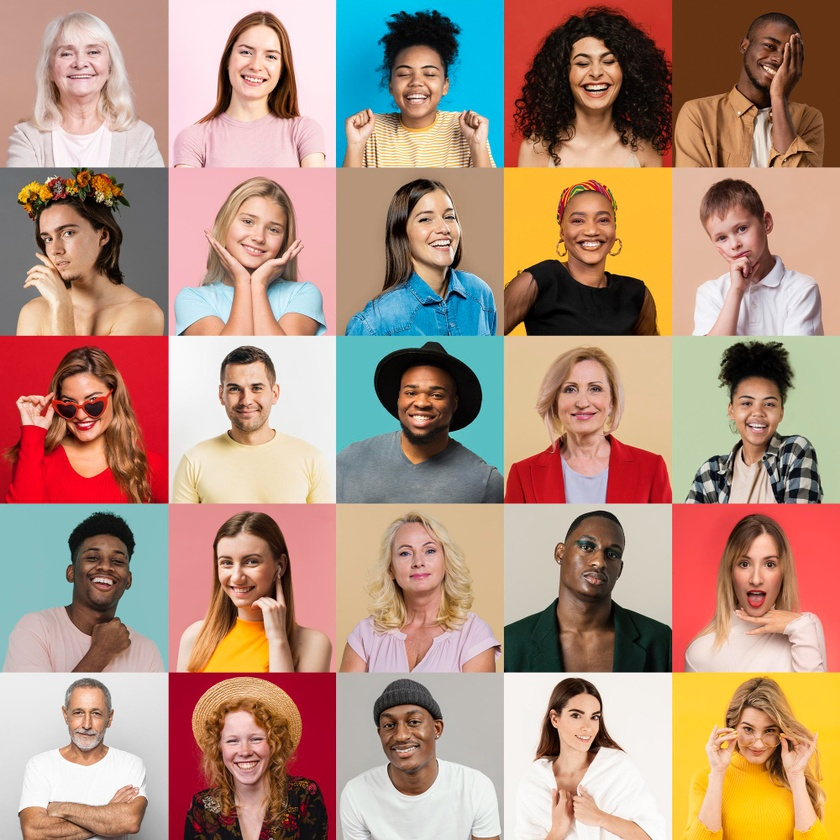
#> input picture disciplinas/engenharia-preparacao-visualizacao-dados/dados/imagens/muitos.jpg, 840 x 840 px, shrunk from 1000 x 1000 before the run, found by its file name
$ jupyter execute --allow-errors processamento-de-imagem.ipynb
#> lines starting #> are read from the running program, lines starting #| are printed output that depends on the picture; after the words box and inside, x2 and y2 are one past the last pixel; in counts of white or black regions, pixels touching at a corner belong together
[](https://colab.research.google.com/github/wellingtonmnf/pos-graduacao-ia-ciencia-dados/blob/main/disciplinas/engenharia-preparacao-visualizacao-dados/notebooks/processamento-de-imagem.ipynb)

## Preparação dos arquivos

Execute a célula seguinte antes do exemplo. Ela localiza este checkout ou o obtém do GitHub em uma sessão Colab. Atualize clones antigos; mudanças locais ficam disponíveis pelo clone após a publicação. `DATA_DIR` aponta para a pasta de dados da disciplina.

As imagens fornecidas ficam em `dados/imagens/`. A execução grava `todos.jpg` em `resultados/`, sem sobrescrever as entradas.

As saídas já salvas são registros acadêmicos e não foram recalculadas nesta atualização.

As figuras de imagem usam 10 × 10 polegadas a 100 DPI; o histograma usa 8 × 4 polegadas a 100 DPI. Os arquivos de entrada mantêm suas dimensões originais. As figuras salvas no notebook antecedem esse ajuste de exibição.

[cell 1]
from pathlib import Path
import subprocess

DISCIPLINA = "engenharia-preparacao-visualizacao-dados"
CURRENT_DIR = Path.cwd().resolve()
REPO_DIR = next(
    (candidate for candidate in (CURRENT_DIR, *CURRENT_DIR.parents)
     if (candidate / "disciplinas" / DISCIPLINA).is_dir()),
    None,
)
if REPO_DIR is None:
    if not Path("/content").is_dir():
        raise FileNotFoundError(
            "Abra este notebook a partir de uma cópia local do repositório "
            "pos-graduacao-ia-ciencia-dados."
        )
    REPO_DIR = Path("/content/pos-graduacao-ia-ciencia-dados")
    if not REPO_DIR.exists():
        subprocess.run(
            ["git", "clone", "--depth", "1",
             "https://github.com/wellingtonmnf/pos-graduacao-ia-ciencia-dados.git",
             str(REPO_DIR)],
            check=True,
        )

DISCIPLINA_DIR = REPO_DIR / "disciplinas" / DISCIPLINA
DATA_DIR = DISCIPLINA_DIR / "dados"
if not DISCIPLINA_DIR.is_dir() or not DATA_DIR.is_dir():
    raise FileNotFoundError(
        "Estrutura de dados não encontrada. Atualize a cópia do repositório "
        "utilizada nesta sessão para uma revisão que contenha a pasta dados."
    )

IMAGENS_DIR = DATA_DIR / "imagens"
if not (IMAGENS_DIR / "muitos.jpg").is_file():
    raise FileNotFoundError(
        f"Imagem não encontrada: {IMAGENS_DIR / 'muitos.jpg'}. Atualize a cópia do repositório."
    )
RESULTADOS_DIR = DISCIPLINA_DIR / "resultados"
RESULTADOS_DIR.mkdir(exist_ok=True)

## Leitura da Imagem

[cell 2]
# Leitura de uma imagem
# Importar bibliotecas
import cv2
import numpy as np
from IPython.display import Image
import matplotlib.pyplot as plt
import matplotlib

[cell 3]
# Leitura da imagem
# img = cv2.imread(str(IMAGENS_DIR / 'imagem.png'))
# img = cv2.imread(str(IMAGENS_DIR / 'alguns.jpg'))
img = cv2.imread(str(IMAGENS_DIR / 'muitos.jpg'))
#> img is the input picture: shape (840, 840, 3); mean B, G, R 126.4, 144.2, 176.9

[cell 4]
# Apresentação da imagem na tela
plt.figure(figsize=(10, 10), dpi=100)
#> (this line was passed over: IPython is not available in this run)
plt.imshow(cv2.cvtColor(img, cv2.COLOR_BGR2RGB))
#> (this line was passed over: IPython is not available in this run)
plt.show()

## Detecção de faces

[cell 5]
# Detecção de faces
# O tamanho de cada figura é definido na visualização, em polegadas.

[cell 6]
# Classificador construído para detectar faces
face_cascade = cv2.CascadeClassifier(cv2.data.haarcascades + 'haarcascade_frontalface_default.xml')

if face_cascade.empty():
    print("Error loading cascade classifier")
else:
    print("Cascade classifier loaded successfully")

[cell 7]
# Transformando a imagem em escala de cinza
gray = cv2.cvtColor(img, cv2.COLOR_BGR2GRAY)
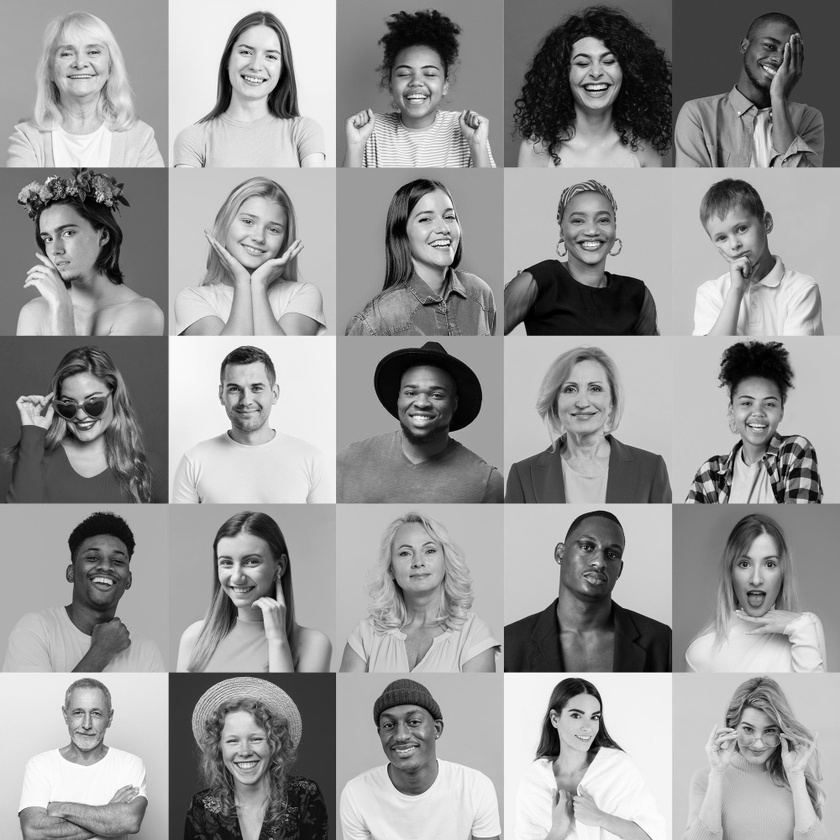
#> gray: shape (840, 840); min 0, max 255, mean 151.9

[cell 8]
# Processo para detectar as faces na imagem
# Busca e detecção
faces = face_cascade.detectMultiScale(
 gray,
 scaleFactor=1.1,
 minNeighbors=5,
 minSize=(30, 30)
)
#> faces = 25 rows, first 6: [59, 691, 56, 56], [385, 47, 66, 66], [728, 709, 54, 54], [215, 364, 63, 63], [392, 368, 61, 61], [555, 695, 55, 55]

[cell 9]
# Processamento das faces
cont = 0
for (x,y,w,h) in faces:
 img = cv2.rectangle(img,(x,y),(x+w,y+h),(255,0,0),2)
 roi_gray = gray[y:y+h, x:x+w]
 roi_color = img[y:y+h, x:x+w]
 cont=cont + 1
#> this loop made 25 passes
#> (x, y, w, h) on passes 1 to 12: (59, 691, 56, 56), (385, 47, 66, 66), (728, 709, 54, 54), (215, 364, 63, 63), (392, 368, 61, 61), (555, 695, 55, 55), (225, 28, 65, 65), (558, 194, 64, 64), (723, 376, 69, 69), (214, 716, 61, 61), (46, 25, 70, 70), (560, 36, 68, 68)
#> pass 1, `img = cv2.rectangle(img,(x,y),(x+w,y+h),(255,0,0),2)`:
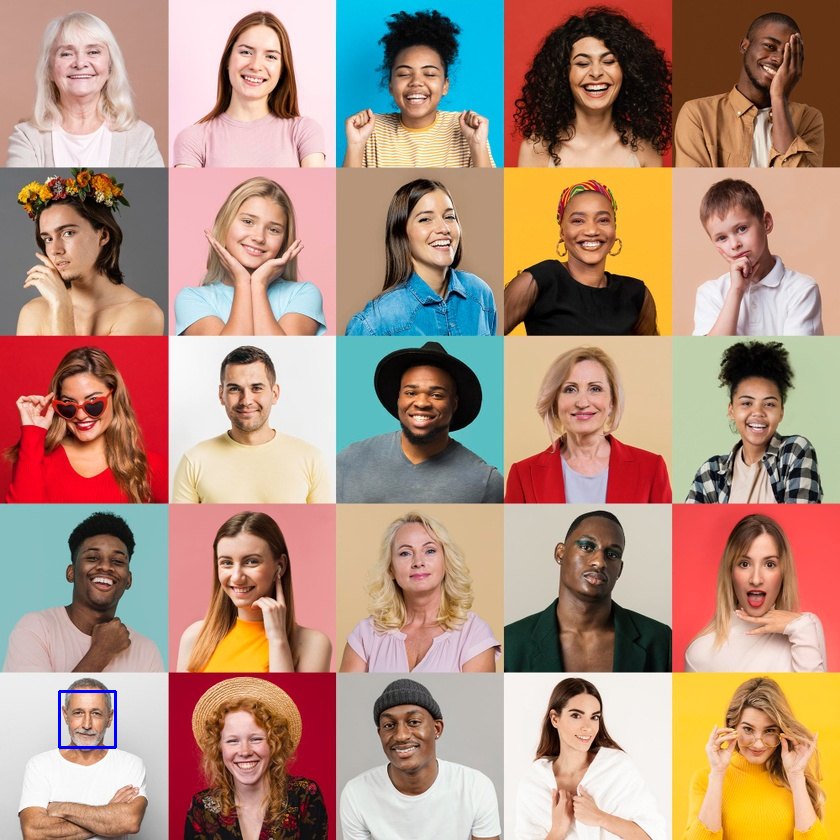
#> img: shape (840, 840, 3); 0.09% of pixels changed, all inside (x1, y1, x2, y2) = (58, 690, 117, 749)
#> pass 1, `roi_gray = gray[y:y+h, x:x+w]`:
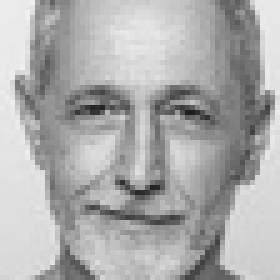
#> roi_gray: shape (56, 56) (shown 5 times larger); min 29, max 243, mean 172
#> pass 1, `roi_color = img[y:y+h, x:x+w]`:
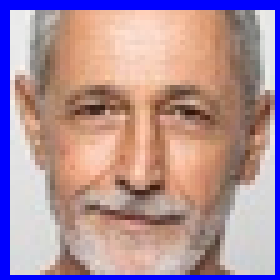
#> roi_color: shape (56, 56, 3) (shown 5 times larger); mean B, G, R 154.9, 143.8, 174.2
#> pass 2, `img = cv2.rectangle(img,(x,y),(x+w,y+h),(255,0,0),2)`:
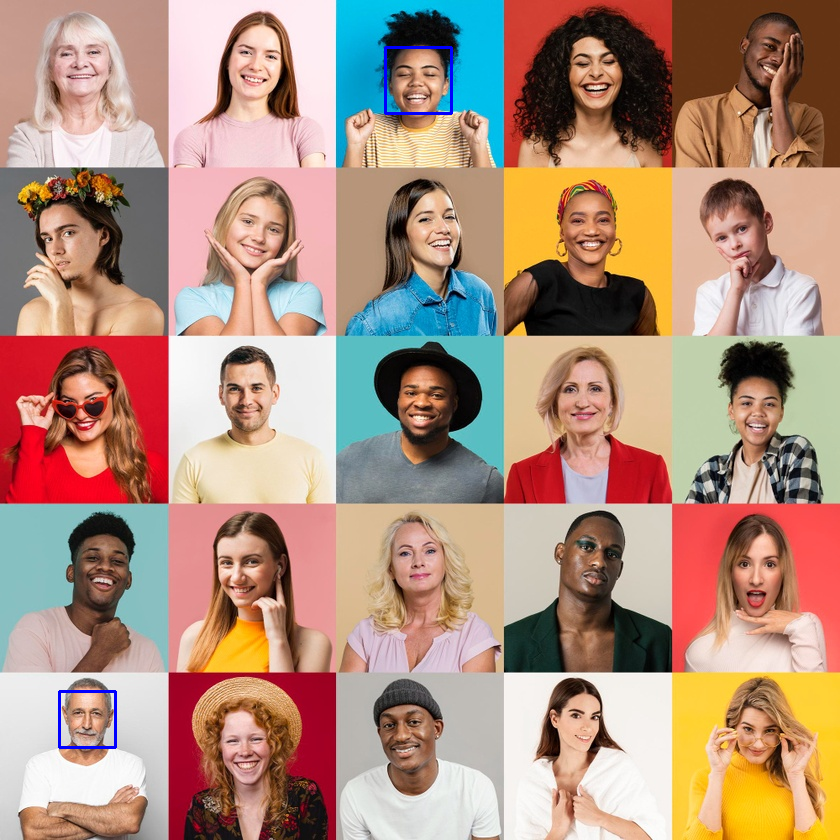
#> img: shape (840, 840, 3); 0.11% of pixels changed, all inside (x1, y1, x2, y2) = (384, 46, 453, 115)
#> after the loop:
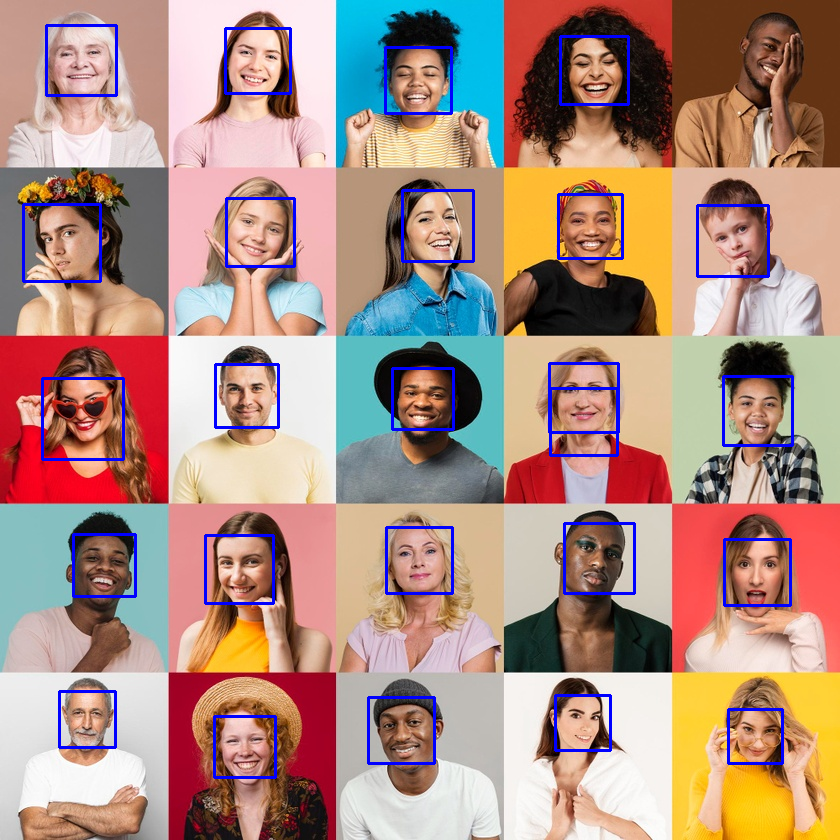
#> img: shape (840, 840, 3); 2.57% of pixels changed, all inside (x1, y1, x2, y2) = (22, 24, 794, 779)
#> after the loop, cont = 25

[cell 10]
# Salvamento e visualização
#cv2.imwrite(str(RESULTADOS_DIR / 'aragorn.png'),img)
#cv2.imwrite(str(RESULTADOS_DIR / 'poucos.jpg'),img)
cv2.imwrite(str(RESULTADOS_DIR / 'todos.jpg'),img)
plt.figure(figsize=(10, 10), dpi=100)
#> (this line was passed over: IPython is not available in this run)
plt.imshow(cv2.cvtColor(img, cv2.COLOR_BGR2RGB))
#> (this line was passed over: IPython is not available in this run)
plt.show()

## Carregamento e Análise

[cell 11]
# Carrega a imagem com seus dados de altura, largura e canais
#img = cv2.imread(str(RESULTADOS_DIR / 'aragorn.png'),-1)
#img = cv2.imread(str(RESULTADOS_DIR / 'poucos.jpg'),-1)
img = cv2.imread(str(RESULTADOS_DIR / 'todos.jpg'),-1)
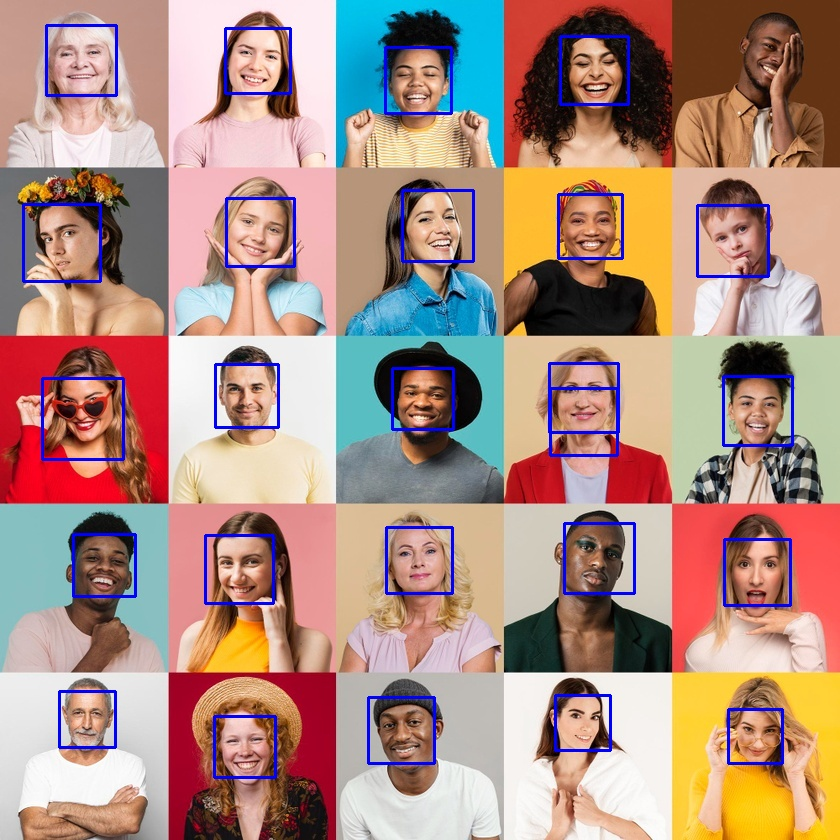
#> img: shape (840, 840, 3); mean B, G, R 130.6, 140.9, 172.7
height, width, channels = img.shape
#> height = 840; width = 840; channels = 3
# Cria a tupla colors (BGR) e cria a lista features
colors = ('b', 'g', 'r')
features=[]

[cell 12]
# Cria a máscara
mask = np.zeros(img.shape[:2], np.uint8)
mask[int(height*0.1):int(height*0.9), 0:int(width*0.6)] = 255
masked_img = cv2.bitwise_and(img,img,mask = mask)
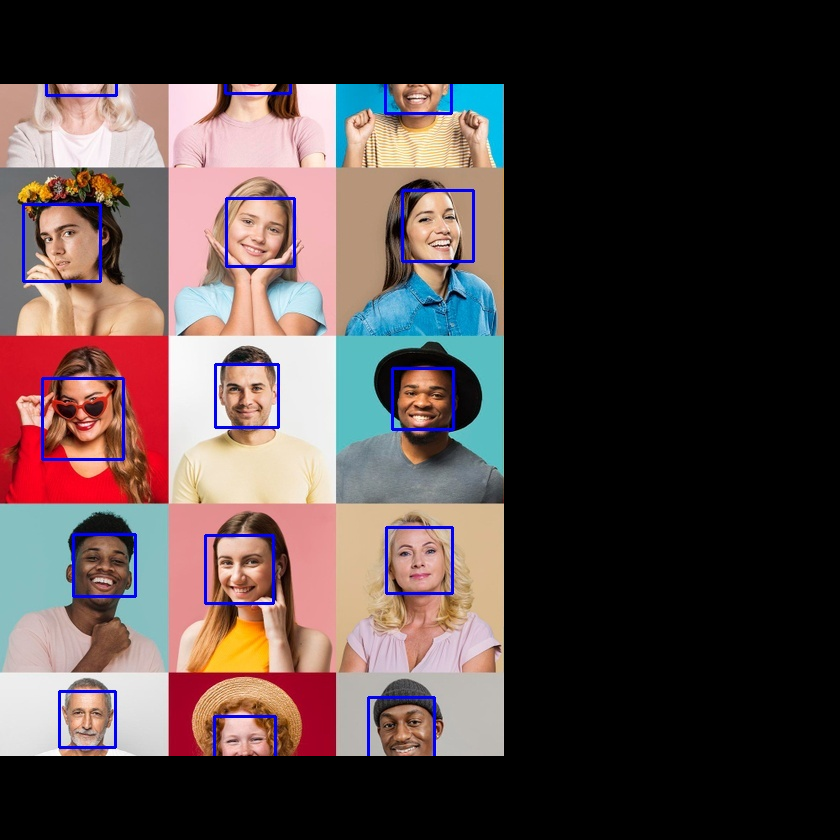
#> masked_img: shape (840, 840, 3); mean B, G, R 68.1, 69, 82.8

[cell 13]
# Exemplo Doc OpenCV
# Carrega a imagem com a adição da máscara
plt.figure(figsize=(8, 4), dpi=100)
#> (this line was passed over: IPython is not available in this run)

$ run again, with disciplinas/engenharia-preparacao-visualizacao-dados/dados/imagens/alguns.jpg copied over disciplinas/engenharia-preparacao-visualizacao-dados/dados/imagens/muitos.jpg
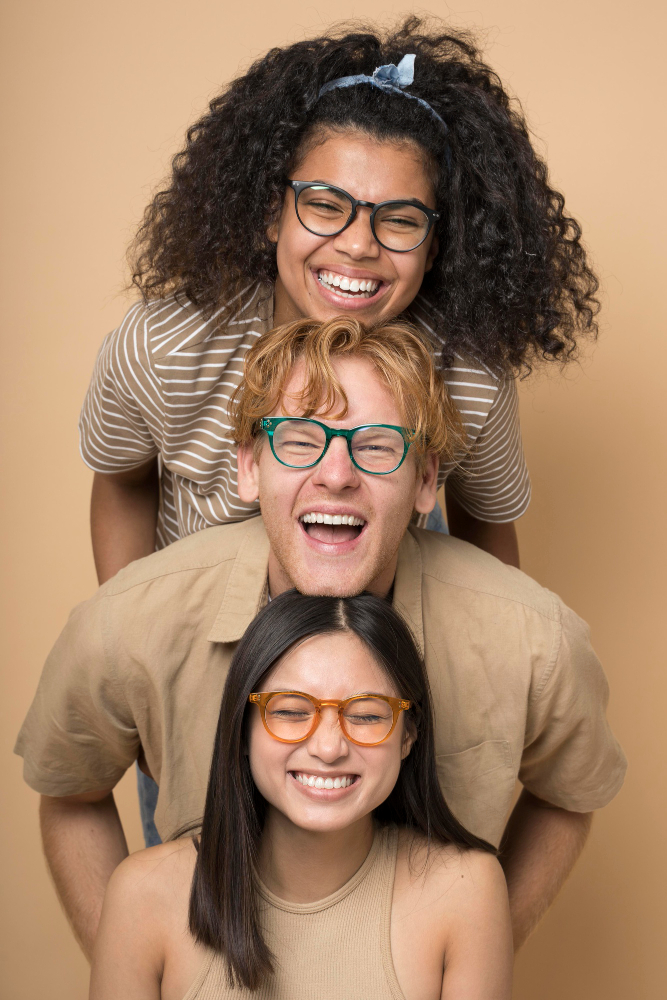
#> input picture disciplinas/engenharia-preparacao-visualizacao-dados/dados/imagens/alguns.jpg, 667 x 1000 px, found by its file name
#> img is the input picture: shape (1000, 667, 3); mean B, G, R 100.2, 127.4, 161.1
#> faces = [[236, 643, 177, 177], [261, 137, 192, 192]]
#> the loop `for (x,y,w,h) in faces:` made 2 passes
#> (x, y, w, h, cont) on passes 1 to 2: (236, 643, 177, 177, 1), (261, 137, 192, 192, 2)
#> pass 1, `roi_color = img[y:y+h, x:x+w]`:
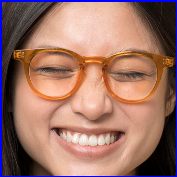
#> roi_color: shape (177, 177, 3); mean B, G, R 103.3, 115, 156.4
#> after the loop `for (x,y,w,h) in faces:`: cont = 2
#> `masked_img = cv2.bitwise_and(img,img,mask = mask)`:
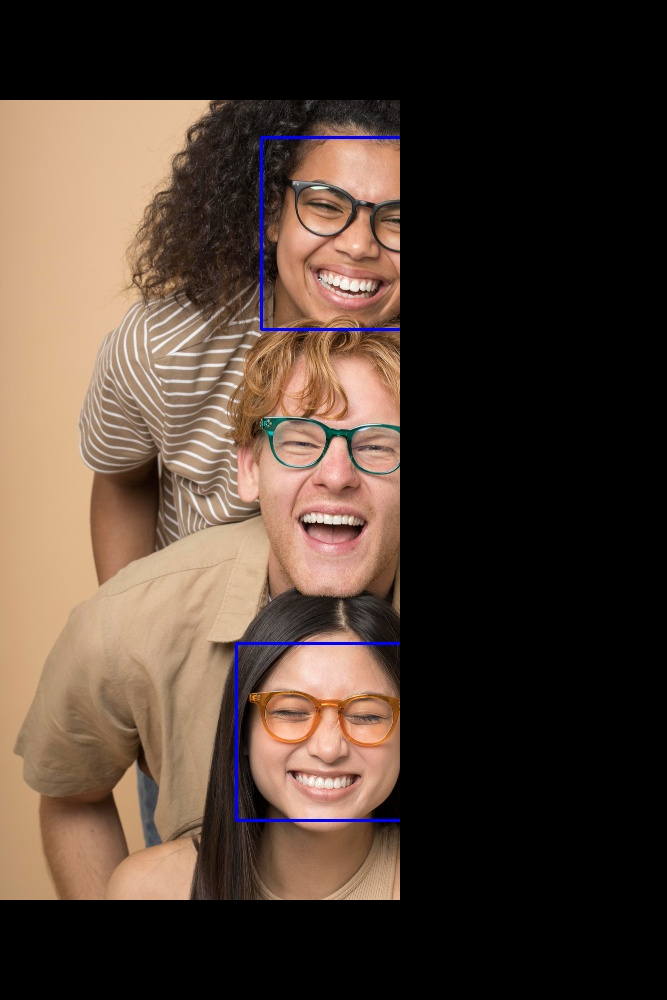
#> masked_img: shape (1000, 667, 3); mean B, G, R 50.5, 61.5, 78
